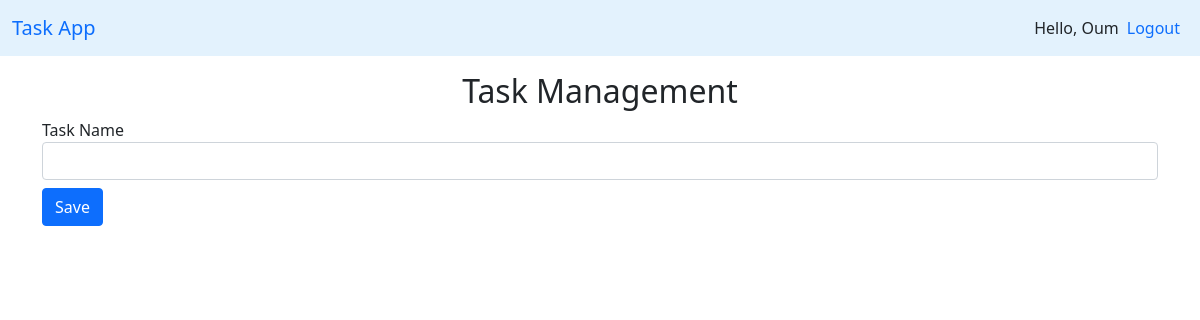
The page / (signed in) on the database as committed earlier.
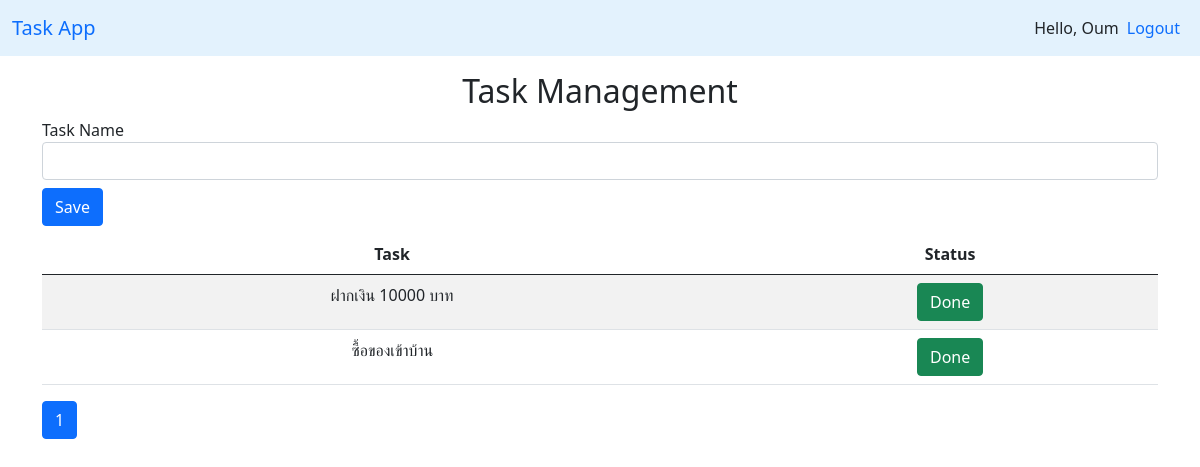
The same page on the database as committed later.
### taskapp/models.py (models this page shows)
class Task(models.Model):
    name = models.CharField(max_length=50)
    status = models.BooleanField(default=False) # ให้ค่าเริ่มต้นเป็น fault
    manager = models.ForeignKey(User, on_delete=models.CASCADE, default=None)

### taskapp/views.py (the view)
# urls.py: path('',views.index),
@login_required(login_url="/login")
def index(request):
    if request.method == "POST":
        name = request.POST["name"]
        if name == "":
            messages.warning(request, "Please Insert Task Name")
            return redirect("/")
        else:
            task = Task.objects.create(name = name, manager=request.user)
            task.save()
            messages.success(request, "Saved Successfully")
            return redirect("/")
    else :
        all_task = Task.objects.filter(manager=request.user) # ดึงข้อมูลของแต่ละ manager
        page = request.GET.get("page")
        paginator = Paginator(all_task, 5) # กำหนดรายการที่แสดงต่อ 1 หน้า
        all_task = paginator.get_page(page)
        return render(request, "index.html", {"all_task": all_task})

### taskapp/templates/index.html (shortened to what this page needs)
{% extends "base.html" %}
{% block content%}
    <h2 class="text-center">Task Management</h2>
    <form method="POST">
        <div class="form-group">
            <label for="name">Task Name</label>
            <input type="text" class="form-control" name="name"></input>
        </div>
        <button type="submit" class="btn btn-primary my-2">Save</button>
    </form>
     {% if all_task %}
     <table class="table table-striped">
        <thead>
          <tr>
            <th class="text-center">Task</th>
            <th class="text-center">Status</th>
          </tr>
        </thead>
        <tbody>
            {% for task in all_task %}
                {% if task.status %}
                <tr>
                    <td class="text-center">{{task.name}}</td>
                    <td class="text-center"><a href="{% url 'pending' task.id %}" class="btn btn-success">Done</a></td>
                </tr>
                {% else %}
                <tr>
                    <td class="text-center">{{task.name}}</td>
                    <td class="text-center"><a href="{% url 'completed' task.id %}" class="btn btn-warning">Pending</a></td>
                </tr>
                {% endif%}
            {% endfor%}
        </tbody>
      </table>
      <nav aria-label="Page navigation example">
        <ul class="pagination">
            {% for num in all_task.paginator.page_range %}
                {% if num != all_task.number %}
                    <li class="page-item"><a class="page-link" href="?page={{num}}">{{num}}</a></li>
                {% else %}
                    <li class="page-item active"><a class="page-link" href="?page={{num}}">{{num}}</a></li>
                {% endif %}
            {% endfor %}
        </ul>
      </nav>
     {% endif %}
{% endblock %}

### taskapp/templates/base.html (shortened to what this page needs)
<!DOCTYPE html>
<html lang="en">
<head>
    <link href="https://cdn.jsdelivr.net/npm/bootstrap@5.0.2/dist/css/bootstrap.min.css"
            rel="stylesheet"
>
</head>
<body>
    <nav class="navbar navbar-expand-lg" style="background-color: #e3f2fd;">
        <div class="container-fluid">
          <a class="navbar-brand" href="/">Task App</a>
          <div class="collapse navbar-collapse" id="navbarNav">
            <ul class="navbar-nav ms-auto mb-2 mb-lg-0">
              {% if request.user.is_authenticated %}
                <p class="text my-2">Hello, {{request.user.username}}</p>
                <li class="nav-item">
                  <a class="nav-link active" aria-current="page" href="/logout">Logout</a>
                </li>
              {% endif%}
            </ul>
          </div>
        </div>
      </nav>
    <div class="container my-3">
        {% block content %}
        {% endblock %}
    </div>
</body>
</html>

Rows that differ between the two databases and show on the page:
added Task: name "ฝากเงิน 10000 บาท"
added Task: name "ซื้อของเข้าบ้าน"
Other text that changed with them:
text now shown: "Task Status"
new list line: "1"
